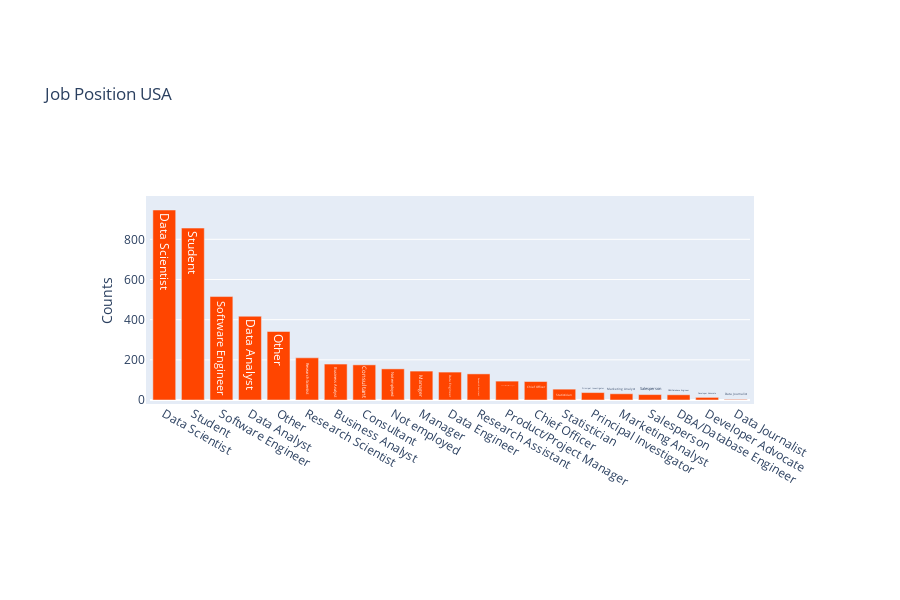

This figure's notebook cell:
### Code cell
# We can see below, that majority responders position in the USA are Data Scientists and almost at the same level students.
# While for other countries students keep the leadership. This can be caused by the fact, that Data Science became popular and deeply
# developed earlier, than in OTher countries, and most of responders are professional Data Scientists while in Other countries
# its students studing DS
countsDf = df_usa['Q6_Select the title most similar to your current role (or most recent title if retired): - Selected Choice'].value_counts()
trace1 = go.Bar(
                x = countsDf.index,
                y = countsDf.values,
                name = "Kaggle",
                marker = dict(color = 'orangered'),
                text = countsDf.index)
data = [trace1]
layout = go.Layout(barmode = "group",title='Job Position USA', yaxis= dict(title='Counts'),showlegend=False, height=600)

fig = go.Figure(data = data, layout = layout)
fig['layout'].update(margin=go.layout.Margin(
        l=150,
        r=150,
        b=200,
        t=200,
        pad=4
    ))
iplot(fig)

### Figure 1 — Plotly figure (JSON) as saved in the notebook; plotly's stock layout.template omitted (floating-point values rounded to 4 significant figures)
{"data": [{"marker": {"color": "orangered"}, "name": "Kaggle", "text": ["Data Scientist", "Student", "Software Engineer", "Data Analyst", "Other", "Research Scientist", "Business Analyst", "Consultant", "Not employed", "Manager", "Data Engineer", "Research Assistant", "Product/Project Manager", "Chief Officer", "Statistician", "Principal Investigator", "Marketing Analyst", "Salesperson", "DBA/Database Engineer", "Developer Advocate", "Data Journalist"], "type": "bar", "x": ["Data Scientist", "Student", "Software Engineer", "Data Analyst", "Other", "Research Scientist", "Business Analyst", "Consultant", "Not employed", "Manager", "Data Engineer", "Research Assistant", "Product/Project Manager", "Chief Officer", "Statistician", "Principal Investigator", "Marketing Analyst", "Salesperson", "DBA/Database Engineer", "Developer Advocate", "Data Journalist"], "y": [946, 856, 515, 417, 341, 210, 179, 175, 155, 144, 139, 130, 94, 92, 54, 37, 31, 27, 26, 13, 3]}], "layout": {"barmode": "group", "height": 600, "margin": {"b": 200, "l": 150, "pad": 4, "r": 150, "t": 200}, "showlegend": false, "title": {"text": "Job Position USA"}, "yaxis": {"title": {"text": "Counts"}}}}
